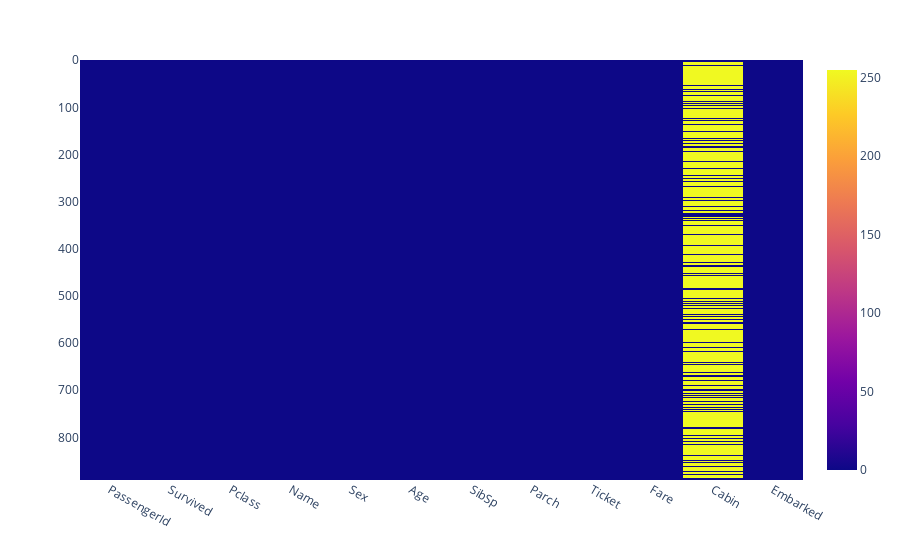

Notebook code for this chart:
### Code cell
px.imshow(df.isnull())

### Figure 1 — Plotly figure (JSON) as saved in the notebook; plotly's stock layout.template omitted (floating-point values rounded to 4 significant figures; data arrays with more than 128 entries replaced by an {"elided": "..."} marker saying what was removed)
{"data": [{"coloraxis": "coloraxis", "hovertemplate": "x: %{x}<br>y: %{y}<br>color: %{z}<extra></extra>", "name": "0", "type": "heatmap", "x": ["PassengerId", "Survived", "Pclass", "Name", "Sex", "Age", "SibSp", "Parch", "Ticket", "Fare", "Cabin", "Embarked"], "xaxis": "x", "y": {"elided": "891 int values"}, "yaxis": "y", "z": {"elided": "891x12 int values"}}], "layout": {"coloraxis": {"colorscale": [[0, "#0d0887"], [0.1111, "#46039f"], [0.2222, "#7201a8"], [0.3333, "#9c179e"], [0.4444, "#bd3786"], [0.5556, "#d8576b"], [0.6667, "#ed7953"], [0.7778, "#fb9f3a"], [0.8889, "#fdca26"], [1, "#f0f921"]]}, "margin": {"t": 60}, "xaxis": {"anchor": "y", "constrain": "domain", "domain": [0, 1], "scaleanchor": "y"}, "yaxis": {"anchor": "x", "autorange": "reversed", "constrain": "domain", "domain": [0, 1]}}}
